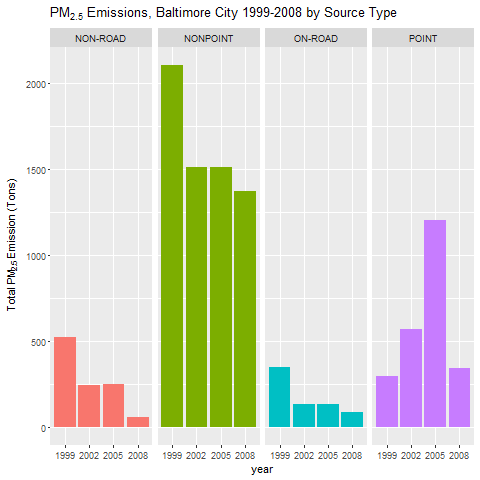

Generate this figure with R:
g<-ggplot(aes(x = year, y = Emissions, fill=type), data=NEIdataBaltimore)
g+geom_bar(stat="identity")+
  facet_grid(.~type)+
  labs(x="year", y=expression("Total PM"[2.5]*" Emission (Tons)")) + 
  labs(title=expression("PM"[2.5]*" Emissions, Baltimore City 1999-2008 by Source Type"))+
  guides(fill=FALSE)
dev.copy(png,"plot3.png", width=480, height=480)
dev.off()

